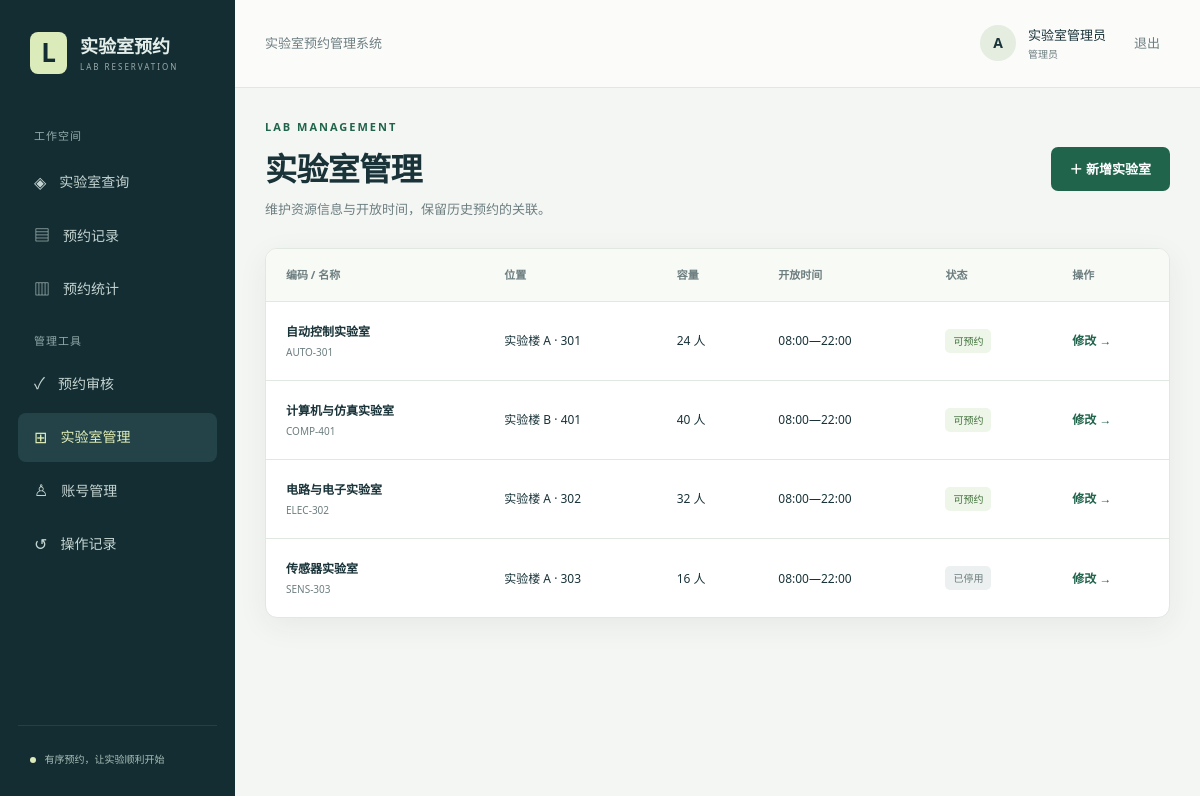
/manage/labs/ (signed in), run on the app's committed database.
### src/labapp/models.py (models this page shows, shortened)
class Lab(models.Model):  # 保存一间可整体预约的实验室。
    code = models.CharField('编码', max_length=32, unique=True)  # 用唯一编码识别资源。
    name = models.CharField('名称', max_length=100)  # 保存用户可读名称。
    location = models.CharField('位置', max_length=150)  # 保存楼栋与房间。
    capacity = models.PositiveIntegerField('容量')  # 限制单次预约人数。
    equipment = models.TextField('设备', blank=True)  # 保存设备说明。
    description = models.TextField('说明', blank=True)  # 保存其他使用说明。
    open_time = models.TimeField('开放时间', default=time(8))  # 默认早上八点开放。
    close_time = models.TimeField('关闭时间', default=time(22))  # 默认晚上十点关闭。
    is_active = models.BooleanField('可预约', default=True)  # 停用后保留历史资料。
    updated_at = models.DateTimeField(auto_now=True)  # 记录最后更新时间。
    class Meta:  # 定义排序和数据库基本约束。
        ordering = ['code']  # 稳定展示资源顺序。
        constraints = [models.CheckConstraint(condition=Q(capacity__gte=1), name='lab_positive_capacity'), models.CheckConstraint(condition=Q(close_time__gt=F('open_time')), name='lab_valid_hours')]  # 在数据库防止无效容量和开放时间。

### src/labapp/views.py (the view)
# urls.py: path('manage/labs/', views.manage_labs, name='manage_labs'),  # 实验室维护列表。
@manager_required  # 实验室维护列表需要管理员。
def manage_labs(request):  # 展示包括停用在内的所有资源。
    return render(request, 'labapp/manage_labs.html', {'title': '实验室管理', 'section': 'manage_labs', 'labs': Lab.objects.all()})  # 数据维护入口。

### src/labapp/services/common.py (called while the page is built)
def require_user(actor):  # 检查身份和账号当前有效性。
    if not actor.is_authenticated:  # 匿名对象不能查询当前账号。
        raise DomainError('FORBIDDEN', '请使用有效账号登录。')  # 明确身份错误。
    actor.refresh_from_db(fields=['is_active', 'is_staff'])  # 重新读取当前账号状态与权限。
    if not actor.is_active:  # 禁止停用账号操作。
        raise DomainError('FORBIDDEN', '请使用有效账号登录。')  # 返回明确身份错误。

def require_manager(actor):  # 检查管理业务权限。
    require_user(actor)  # 先验证账号有效性。
    if not actor.is_staff:  # is_staff在本项目对应管理员角色。
        raise DomainError('FORBIDDEN', '只有管理员可以执行此操作。')  # 服务端阻止越权。

### src/labapp/views.py (called while the page is built)
def manager_required(view):  # 封装管理员HTTP访问控制。
    @wraps(view)  # 保留原视图名称。
    def wrapped(request, *args, **kwargs):  # 验证当前请求角色。
        try:  # 将业务授权失败转换为403页面。
            require_manager(request.user)  # 以数据库当前角色校验。
        except DomainError as error:  # 处理越权请求。
            return render(request, 'labapp/error.html', {'title': '没有操作权限', 'error': str(error)}, status=403)  # 不返回管理数据。
        return view(request, *args, **kwargs)  # 合法管理请求继续执行。
    return login_required(wrapped)  # 匿名请求先进入登录流程。

### src/labapp/templates/labapp/manage_labs.html
{% extends 'labapp/base.html' %}
{% block content %}
<div class="page-heading"><div><div class="eyebrow">LAB MANAGEMENT</div><h1>实验室管理</h1><p>维护资源信息与开放时间，保留历史预约的关联。</p></div><a class="button primary" href="{% url 'new_lab' %}">＋ 新增实验室</a></div>
<section class="panel table-panel"><div class="table-scroll"><table><thead><tr><th>编码 / 名称</th><th>位置</th><th>容量</th><th>开放时间</th><th>状态</th><th>操作</th></tr></thead><tbody>{% for lab in labs %}<tr><td><strong>{{ lab.name }}</strong><small>{{ lab.code }}</small></td><td>{{ lab.location }}</td><td>{{ lab.capacity }} 人</td><td>{{ lab.open_time|time:'H:i' }}—{{ lab.close_time|time:'H:i' }}</td><td><span class="badge {% if lab.is_active %}APPROVED{% else %}CANCELLED{% endif %}">{% if lab.is_active %}可预约{% else %}已停用{% endif %}</span></td><td><a class="table-link" href="{% url 'edit_lab' lab.pk %}">修改 →</a></td></tr>{% empty %}<tr><td colspan="6" class="empty-state">尚未创建实验室。</td></tr>{% endfor %}</tbody></table></div></section>
{% endblock %}

### src/labapp/templates/labapp/base.html (shortened to what this page needs)
{% load static %}
<!doctype html>
<html lang="zh-CN">
<head>
<link rel="stylesheet" href="{% static 'labapp/style.css' %}">
</head>
<body class="{% if not request.user.is_authenticated %}auth-page{% endif %}">
{% if request.user.is_authenticated %}
<aside class="sidebar">
<a class="brand" href="{% url 'labs' %}"><span class="brand-mark">L</span><span>实验室预约<small>LAB RESERVATION</small></span></a>
<div class="nav-caption">工作空间</div>
<nav aria-label="主要功能">
<a class="{% if section == 'labs' %}selected{% endif %}" href="{% url 'labs' %}">◈ <span>实验室查询</span></a>
<a class="{% if section == 'bookings' %}selected{% endif %}" href="{% url 'bookings' %}">▤ <span>{% if request.user.is_staff %}预约记录{% else %}我的预约{% endif %}</span></a>
<a class="{% if section == 'statistics' %}selected{% endif %}" href="{% url 'statistics' %}">▥ <span>预约统计</span></a>
{% if request.user.is_staff %}
<div class="nav-caption">管理工具</div>
<a href="{% url 'bookings' %}?status=PENDING">✓ <span>预约审核</span></a>
<a class="{% if section == 'manage_labs' %}selected{% endif %}" href="{% url 'manage_labs' %}">⊞ <span>实验室管理</span></a>
<a class="{% if section == 'accounts' %}selected{% endif %}" href="{% url 'accounts' %}">♙ <span>账号管理</span></a>
<a class="{% if section == 'audit' %}selected{% endif %}" href="{% url 'audit' %}">↺ <span>操作记录</span></a>
{% endif %}
</nav>
<div class="sidebar-note"><span class="status-dot"></span> 有序预约，让实验顺利开始</div>
</aside>
{% endif %}
<div class="workspace">
{% if request.user.is_authenticated %}
<header class="topbar"><span>实验室预约管理系统</span><div class="identity"><span class="avatar">{{ request.user.username|first|upper }}</span><span>{{ request.user.first_name|default:request.user.username }}<small>{% if request.user.is_staff %}管理员{% else %}预约申请人{% endif %}</small></span><form action="{% url 'logout' %}" method="post">{% csrf_token %}<button class="text-button" type="submit">退出</button></form></div></header>
{% endif %}
<main class="content">
{% block content %}{% endblock %}
</main>
</div>
</body>
</html>

### src/labapp/static/labapp/style.css (style rules this page uses)
:root { --navy:#142d32;--navy-light:#244349;--ink:#193339;--muted:#6d7e80;--paper:#f4f6f3;--border:#e1e7e1;--green:#21644c;--orange:#dc774c;--white:#fff;--shadow:0 8px 30px #122b3210 }
* { box-sizing:border-box }
body { margin:0;background:var(--paper);color:var(--ink);font:15px/1.6 'Segoe UI','Microsoft YaHei',sans-serif }
a { color:inherit;text-decoration:none }
button,input,select,textarea { font:inherit }
button,a,input,select,textarea { outline-offset:4px }
h1,h2,p { margin:0 }
h1 { font-size:32px;line-height:1.3;letter-spacing:-.6px }
.eyebrow { font-size:11px;font-weight:700;letter-spacing:2px;color:var(--green);margin-bottom:12px }
.sidebar { position:fixed;inset:0 auto 0 0;width:235px;background:var(--navy);color:#e3ede9;padding:32px 18px;display:flex;flex-direction:column;z-index:2 }
.brand { display:flex;gap:13px;align-items:center;padding:0 12px 35px;font-size:18px;font-weight:700 }
.brand-mark { width:37px;height:42px;background:#dcebba;border-radius:8px;color:var(--navy);display:grid;place-items:center;font-size:26px;font-weight:800 }
.brand small { display:block;font-size:8px;font-weight:500;letter-spacing:2px;opacity:.65 }
.nav-caption { font-size:11px;color:#92aaa9;margin:18px 16px 9px;letter-spacing:1px }
nav a { display:flex;align-items:center;gap:13px;padding:12px 16px;margin:4px 0;border-radius:8px;font-size:16px;color:#c4d4d1 }
nav a.selected,nav a:hover { background:var(--navy-light);color:#e3f0b8 }
nav a span { font-size:14px }
.sidebar-note { margin-top:auto;border-top:1px solid #ffffff15;padding:24px 12px 0;font-size:10px;color:#aac0b9;line-height:1.8 }
.status-dot { display:inline-block;width:6px;height:6px;border-radius:50%;background:#dcebba;margin-right:6px }
.workspace { margin-left:235px;min-height:100vh }
.topbar { height:88px;padding:0 40px;display:flex;align-items:center;justify-content:space-between;border-bottom:1px solid var(--border);background:#ffffffa0;font-size:13px;color:var(--muted) }
.identity { display:flex;align-items:center;gap:12px;color:var(--ink);font-size:13px }
.identity small { display:block;font-size:10px;color:var(--muted) }
.avatar { width:36px;height:36px;display:grid;place-items:center;background:#e5ece0;border-radius:50%;font-size:14px;font-weight:700 }
.text-button { border:0;background:transparent;color:var(--muted);cursor:pointer;padding:10px;margin-left:6px }
.content { padding:38px 40px 60px;max-width:1600px;margin:0 auto }
.page-heading { display:flex;justify-content:space-between;gap:24px;align-items:center;margin-bottom:28px }
.page-heading p { color:var(--muted);font-size:13px;margin-top:10px }
.panel { background:var(--white);border:1px solid var(--border);border-radius:12px;padding:27px;box-shadow:var(--shadow);margin-bottom:24px }
.button { display:inline-flex;justify-content:center;align-items:center;gap:12px;border:1px solid transparent;border-radius:7px;min-height:44px;padding:10px 18px;font-size:13px;font-weight:600;cursor:pointer;white-space:nowrap;transition:background .15s }
.button.primary { background:var(--green);color:white }
.badge { display:inline-block;border-radius:5px;padding:4px 8px;font-size:10px;white-space:nowrap;background:#eff1ee;color:#61706a }
.badge.APPROVED { background:#edf6e8;color:#41713b }
.badge.CANCELLED { background:#edf0f0;color:#6c7d7e }
.table-panel { padding:0;overflow:hidden }
.table-scroll { overflow-x:auto }
table { border-collapse:collapse;width:100%;font-size:12px }
th { text-align:left;padding:17px 20px;background:#f8faf5;color:var(--muted);font-size:11px;font-weight:600;white-space:nowrap }
td { padding:20px;border-top:1px solid var(--border);vertical-align:middle }
td small,.rank-row small { display:block;font-size:10px;color:var(--muted);margin-top:3px }
.table-link { color:var(--green);font-weight:600;white-space:nowrap }
@media (max-width:1200px) { .content { padding:30px } }
@media (max-width:1200px) { .topbar { padding:0 30px } }

### data on the page
Lab: name "自动控制实验室", code "AUTO-301", location "实验楼 A · 301", capacity "24", open_time "08:00", close_time "22:00", is_active "可预约"
Lab: name "计算机与仿真实验室", code "COMP-401", location "实验楼 B · 401", capacity "40", open_time "08:00", close_time "22:00", is_active "可预约"
Lab: name "电路与电子实验室", code "ELEC-302", location "实验楼 A · 302", capacity "32", open_time "08:00", close_time "22:00", is_active "可预约"
Lab: name "传感器实验室", code "SENS-303", location "实验楼 A · 303", capacity "16", open_time "08:00", close_time "22:00", is_active "已停用"

### other printed values
{{ request.user.username|first|upper }} "A"
{{ request.user.first_name|default:request.user.username }} "实验室管理员"
